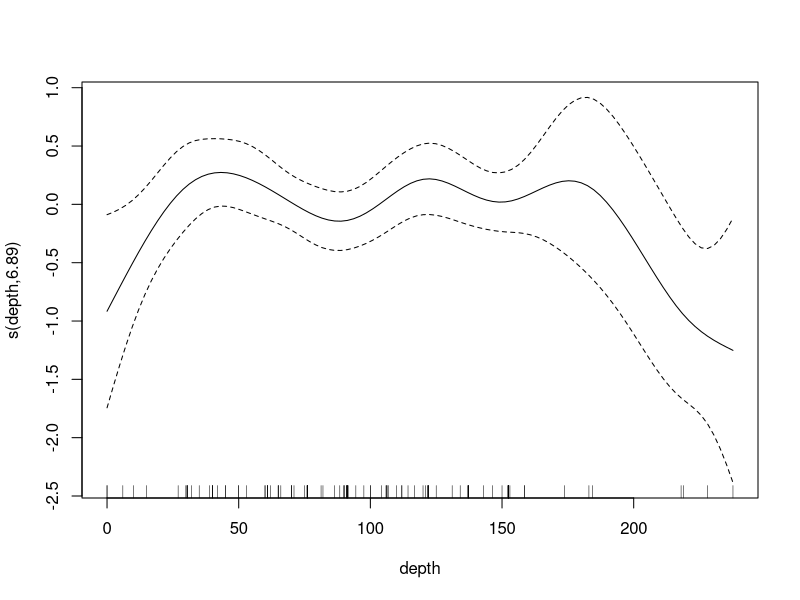
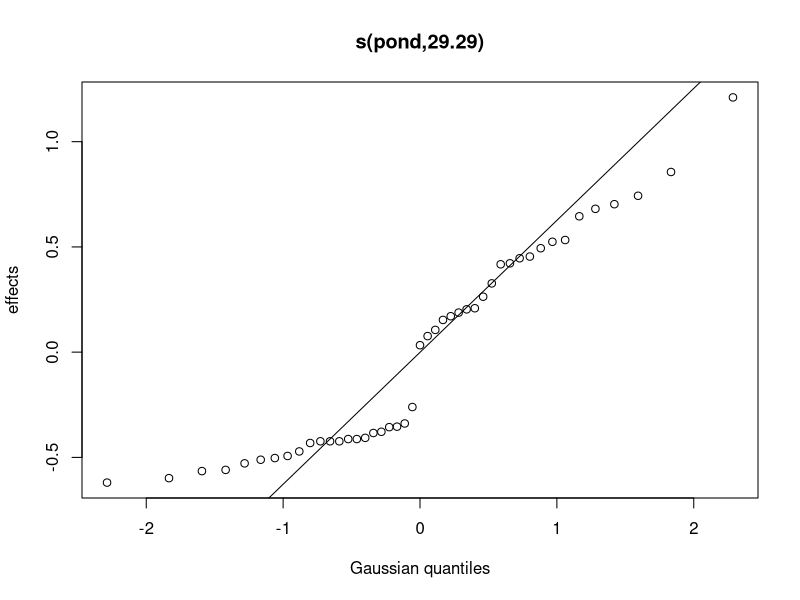
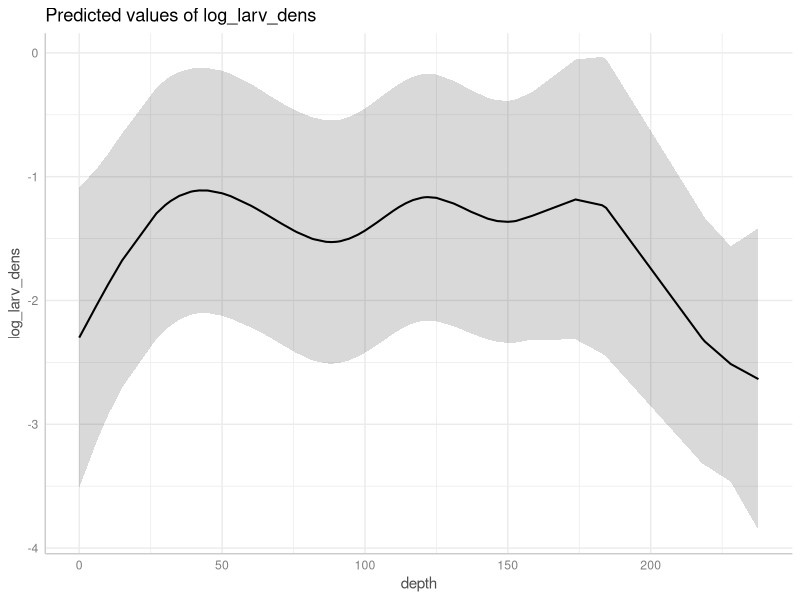

Write R code to recreate these figures, in order.
#Redoing bivariate fits but including ponds that were totally dry. 

#Load Packages
library(lme4)
library(lmerTest)
library(tidyverse)
library(mgcv)
data <- read_csv("Data/dry_pond_dataset.csv")

##Depth linear mixed effects model 
depth_model <- lmer(log_larv_dens ~ depth + (1|pond), data = data)
summary(depth_model)
#Not significant when three dry ponds are added.



#Depth GAM to account for a potential non-linear response
data$pond <- as.factor(data$pond)
depth_GAM <- gam(log_larv_dens ~ s(depth) + s(pond, bs = 're'), data = data)
summary(depth_GAM)
plot(depth_GAM)
#Significant again, with declines occurring at very shallow or very deep extremes

#Plotting the GAM
plot(ggeffects::ggpredict(depth_GAM, terms = 'depth', facets = FALSE))
